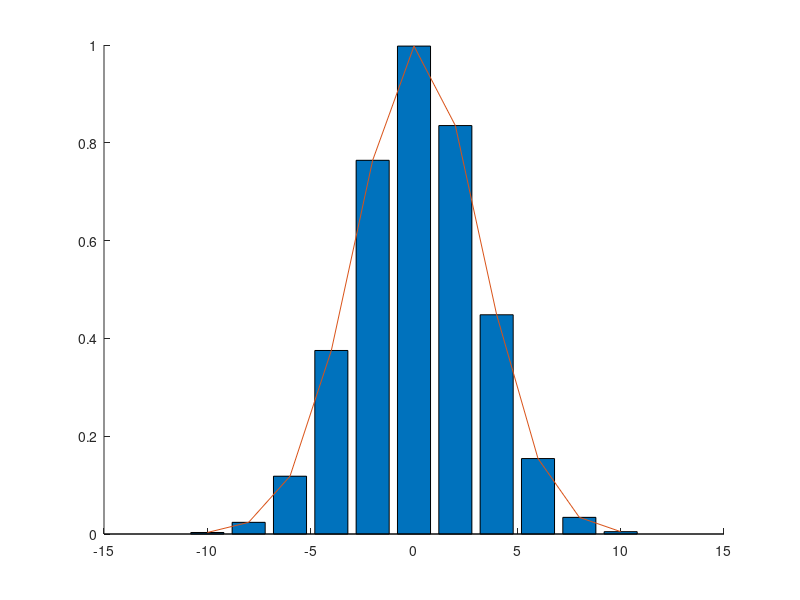
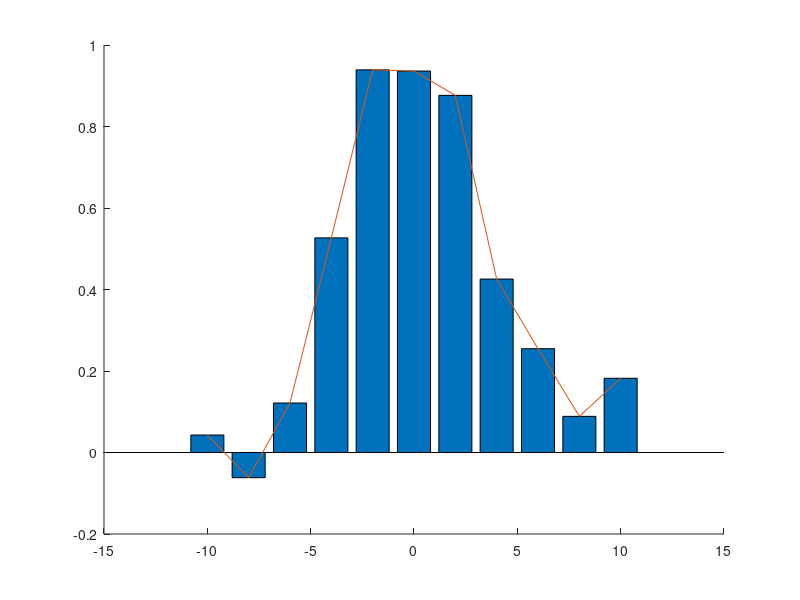

Write MATLAB code to recreate these figures, in order.
figure(1),clf
x=linspace(-10,10,11);
sigma=3;
b=.2;
g=exp(-(x-b).^2./(2*sigma^2));
hold on,bar(x,g),plot(x,g),hold off;

res=sum(x.*g)/sum(g)

%add noise
g=g+randn(1,11)*.1;
figure(2),clf
hold on,bar(x,g),plot(x,g),hold off;

res=sum(x.*g)/sum(g)
